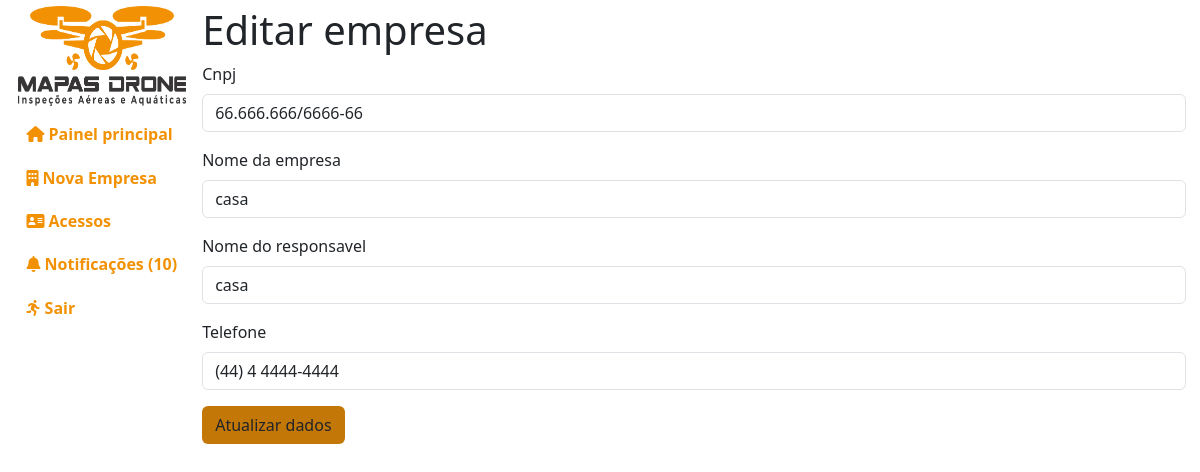
/empresa/editar/1/ (signed in), run on the app's committed database.
### empresa/models.py (models this page shows, shortened)
class Empresa(models.Model):
    cnpj = models.CharField(max_length=18, default="", unique=True)
    slug_da_empresa = models.CharField(max_length=255, default="", unique=True)
    nome_da_empresa = models.CharField(max_length=255, default="", unique=True)
    nome_do_responsavel = models.CharField(
        max_length=255, default="", unique=True)
    telefone = models.CharField(max_length=16, default="", unique=True)
    pasta = models.CharField(max_length=255, default="")
    criado = models.DateTimeField(default=timezone.now)
    ativo = models.BooleanField(default=True)
    class Meta:
        db_table = "empresa"
        verbose_name = "Empresa"
        verbose_name_plural = "Empresas"
        ordering = ["-id"]

### empresa/views.py (the view, shortened to what this page needs)
# urls.py: path("editar/<int:id>/", views.editar_empresa),
def editar_empresa(request, id):
    if request.user.is_authenticated:
        empresa = Empresa.objects.get(id=id)
        if request.user.is_superuser:
            form = FormEditarEmpresaRoot(instance=empresa)
        notificacoes = pega_notificacoes()
        context = {"form": form, "empresa": empresa,
                   "notificacoes": notificacoes, "aviso": aviso()}
        return render(request, "empresa/public/editar-empresa.html", context)
    messages.add_message(request, messages.WARNING,
                         "Você não tem permissão para acessar essa página!")
    return redirect("/")

### index/forms.py
class FormEditarEmpresaRoot(forms.ModelForm):
    class Meta:
        model = Empresa
        fields = "__all__"
        exclude = ["slug_da_empresa", "pasta", "criado", "ativo"]
        widgets = {
            "cnpj": forms.TextInput(attrs={"id": "cnpj"}),
            "telefone": forms.TextInput(attrs={"id": "telefone", "maxlength": 11})
        }

### empresa/views.py (called while the page is built)
def pega_notificacoes():
    notificacoes = Notificacoes.objects.all()
    return notificacoes

def aviso():
    nl = 0
    aviso = False
    for n in pega_notificacoes():
        if not n.visto:
            nl += 1
    if nl > 0:
        aviso = True
    return aviso

### templates/empresa/public/editar-empresa.html (shortened to what this page needs)
{% extends 'base.html' %}
{% load static %}
{% load django_bootstrap5 %}
{% block css %}
    <link rel="stylesheet" href="{% static 'index/css/administracao.css' %}">
{% endblock %}
{% block ld %}
<form action="/empresa/editar/{{empresa.id}}/" method="post" autocomplete="off">
    <h1>Editar empresa</h1>
    {% bootstrap_form form %}
    <button class="btn botao" type="submit">Atualizar dados</button>
</form>
{% endblock %}

### index/static/index/css/index.css (style rules this page uses)
body { overflow:hidden; }
.botao { background-color:#c27706; }

### data on the page
Empresa: cnpj "66.666.666/6666-66", nome_da_empresa "casa", nome_do_responsavel "casa", telefone "(44) 4 4444-4444"

### other printed values
{{ notificacoes|length }} "10"
